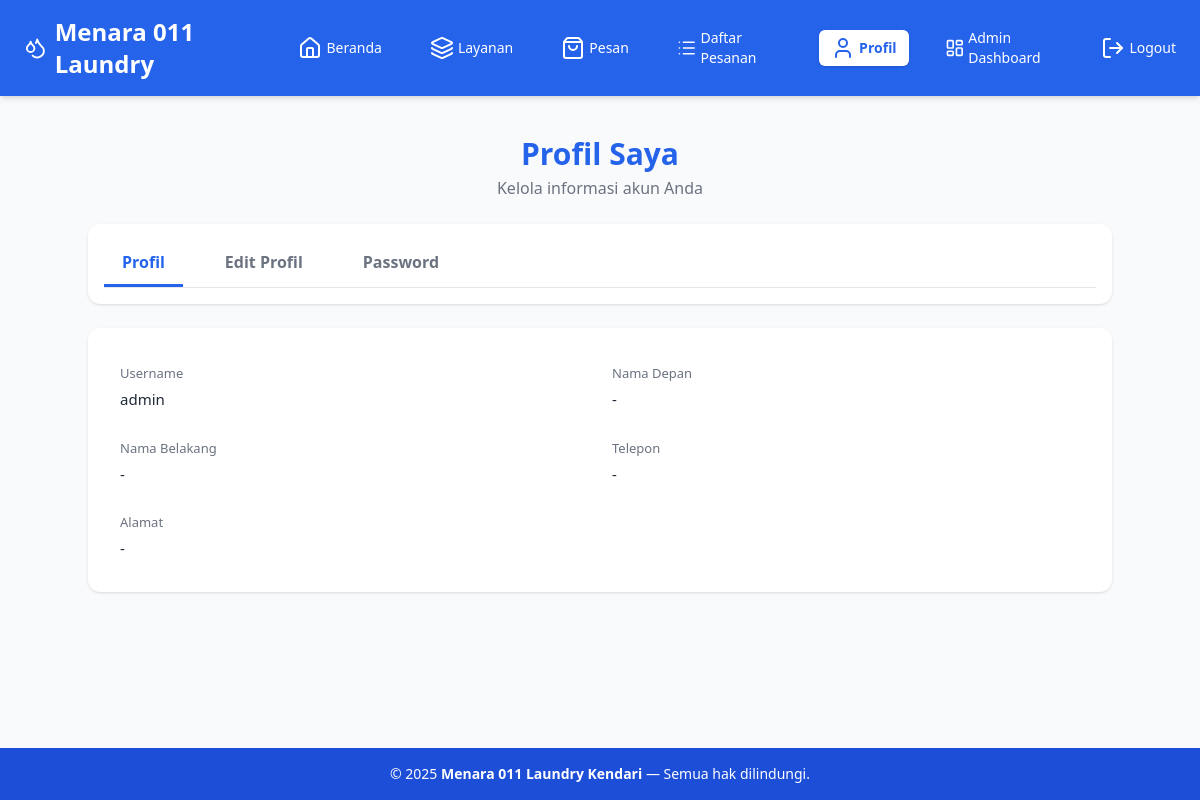
The page /accounts/profile/ (signed in) on the database as committed earlier.
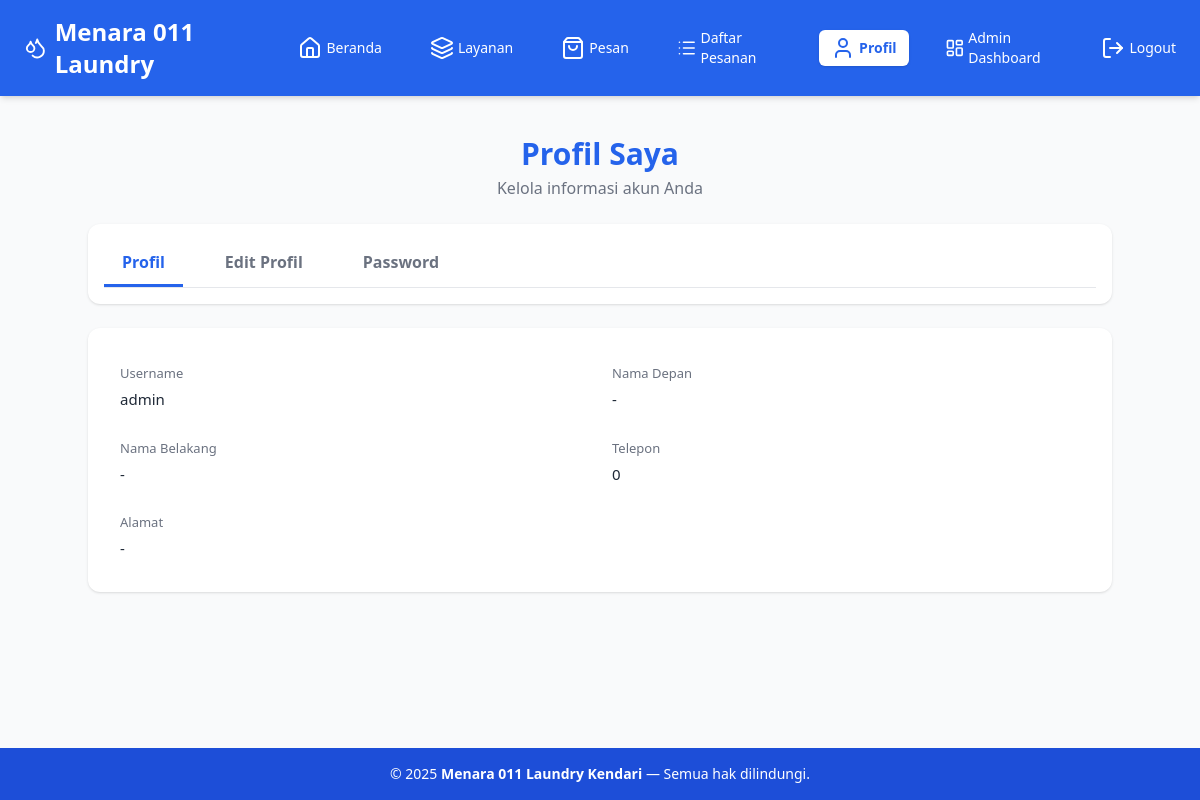
The same page on the database as committed later.
### accounts/models.py (models this page shows, shortened)
class User(AbstractUser):
    is_customer = models.BooleanField(default=True, verbose_name="Pelanggan")
    is_courier = models.BooleanField(default=False, verbose_name="Kurir")
    is_staff_member = models.BooleanField(default=False, verbose_name="Staff")
    email = models.EmailField(blank=True, null=True, verbose_name="Email")  # Email tidak wajib
    phone = models.CharField(
        max_length=15,  # Maksimal 15 digit untuk nomor HP Indonesia
        unique=True,  # Nomor HP harus unik
        validators=[
            RegexValidator(
                regex=r'^[0-9]{10,15}$',
                message='Nomor HP harus berupa angka dan minimal 10 digit'
            )
        ],
        verbose_name="Nomor WhatsApp"
    )
    address = models.TextField(blank=True, null=True, verbose_name="Alamat")
    is_verified = models.BooleanField(default=False, verbose_name="Terverifikasi")
    class Meta:
        verbose_name = "Pengguna"
        verbose_name_plural = "Pengguna"
        ordering = ['-date_joined']

### accounts/views.py (the view)
# urls.py: path('profile/', views.profile_view, name='profile'),
@login_required
def profile_view(request):
    user = request.user
    if request.method == 'POST' and 'update_profile' in request.POST:
        profile_form = ProfileForm(request.POST, instance=user)
        if profile_form.is_valid():
            profile_form.save()
            messages.success(request, "Profil berhasil diperbarui!")
            return redirect('accounts:profile')
    else:
        profile_form = ProfileForm(instance=user)
    if request.method == 'POST' and 'update_password' in request.POST:
        password_form = CustomPasswordChangeForm(user=user, data=request.POST)
        if password_form.is_valid():
            password_form.save()
            update_session_auth_hash(request, user)
            messages.success(request, "Password berhasil diganti!")
            return redirect('accounts:profile')
    else:
        password_form = PasswordChangeForm(user=user)
    context = {
        'profile_form': profile_form,
        'password_form': password_form,
    }
    return render(request, 'profile.html', context)

### templates/profile.html (shortened to what this page needs)
{% extends 'base.html' %}
{% block content %}
<div class="max-w-5xl mx-auto mt-10">
  <div class="mb-6 text-center">
    <h1 class="text-3xl font-bold text-blue-600">
      Profil Saya
    </h1>
    <p class="text-gray-500 mt-1">
      Kelola informasi akun Anda
    </p>
  </div>
  <div class="bg-white rounded-xl shadow p-4 mb-6">
    <div class="flex gap-6 border-b">
      <button class="tab-btn active" data-tab="tab-info">Profil</button>
      <button class="tab-btn" data-tab="tab-edit">Edit Profil</button>
      <button class="tab-btn" data-tab="tab-password">Password</button>
    </div>
  </div>
  <div id="tab-info" class="tab-content">
    <div class="bg-white p-8 rounded-xl shadow">
      <div class="grid grid-cols-1 md:grid-cols-2 gap-6">
        <div>
          <label class="label">Username</label>
          <p class="value">{{ request.user.username }}</p>
        </div>
        <div>
          <label class="label">Nama Depan</label>
          <p class="value">{{ request.user.first_name|default:"-" }}</p>
        </div>
        <div>
          <label class="label">Nama Belakang</label>
          <p class="value">{{ request.user.last_name|default:"-" }}</p>
        </div>
        <div>
          <label class="label">Telepon</label>
          <p class="value">{{ request.user.phone|default:"-" }}</p>
        </div>
        <div class="md:col-span-2">
          <label class="label">Alamat</label>
          <p class="value">{{ request.user.address|default:"-" }}</p>
        </div>
      </div>
    </div>
  </div>
</div>
{% endblock %}

### templates/base.html (shortened to what this page needs)
<!DOCTYPE html>
<html lang="id">
<head>
  <script src="https://cdn.tailwindcss.com"></script>
  <link rel="stylesheet" href="https://unpkg.com/leaflet/dist/leaflet.css" />
</head>
<body class="bg-gray-50 text-gray-800 flex flex-col min-h-screen">
  <header class="bg-blue-600 text-white shadow-md sticky top-0 z-40">
    <div class="max-w-7xl mx-auto flex justify-between items-center px-6 py-4">
      <a href="/" class="text-2xl font-bold flex items-center space-x-2 hover:text-blue-200 transition">
        <i data-lucide="droplets"></i>
        <span>Menara 011 Laundry</span>
      </a>
      <nav id="nav-menu" class="hidden md:flex items-center space-x-6 text-sm font-medium">
        {% if user.is_authenticated and user.is_courier %}
          <a href="{% url 'courier:courier_dashboard' %}" class="flex items-center space-x-1 px-3 py-1.5 rounded-md transition duration-200 {% if request.path == '/courier/courier_dashboard/' %}bg-white text-blue-600 font-semibold shadow{% else %}hover:bg-white hover:text-blue-600{% endif %}">
            <i data-lucide="layout-dashboard"></i> <span>Dashboard Kurir</span>
          </a>
          <a href="{% url 'accounts:profile' %}" class="flex items-center space-x-1 px-3 py-1.5 rounded-md transition duration-200 {% if request.path == '/accounts/profile/' %}bg-white text-blue-600 font-semibold shadow{% else %}hover:bg-white hover:text-blue-600{% endif %}">
            <i data-lucide="user"></i> <span>Profil</span>
          </a>
          <form method="POST" action="{% url 'accounts:logout' %}" class="inline ml-3">
            {% csrf_token %}
            <button type="submit" class="flex items-center space-x-1 hover:text-blue-200 transition duration-200">
              <i data-lucide="log-out"></i> <span>Logout</span>
            </button>
          </form>
        {% elif user.is_authenticated %}
          <a href="/" class="flex items-center space-x-1 px-3 py-1.5 rounded-md transition duration-200 {% if request.path == '/' %}bg-white text-blue-600 font-semibold shadow{% else %}hover:bg-white hover:text-blue-600{% endif %}">
            <i data-lucide="home"></i> <span>Beranda</span>
          </a>
          <a href="{% url 'services:list' %}" class="flex items-center space-x-1 px-3 py-1.5 rounded-md transition duration-200 {% if '/services' in request.path %}bg-white text-blue-600 font-semibold shadow{% else %}hover:bg-white hover:text-blue-600{% endif %}">
            <i data-lucide="layers"></i> <span>Layanan</span>
          </a>
          <a href="{% url 'orders:order' %}" class="flex items-center space-x-1 px-3 py-1.5 rounded-md transition duration-200 {% if request.path == '/order/' %}bg-white text-blue-600 font-semibold shadow{% else %}hover:bg-white hover:text-blue-600{% endif %}">
            <i data-lucide="shopping-bag"></i> <span>Pesan</span>
          </a>
          <a href="{% url 'orders:order_list' %}" class="relative flex items-center space-x-1 px-3 py-1.5 rounded-md transition duration-200 {% if request.path == '/order/list/' %}bg-white text-blue-600 font-semibold shadow{% else %}hover:bg-white hover:text-blue-600{% endif %}">
            <i data-lucide="list"></i>
            <span>Daftar Pesanan</span>
          </a>
          <a href="{% url 'accounts:profile' %}" class="flex items-center space-x-1 px-3 py-1.5 rounded-md transition duration-200 {% if request.path == '/accounts/profile/' %}bg-white text-blue-600 font-semibold shadow{% else %}hover:bg-white hover:text-blue-600{% endif %}">
            <i data-lucide="user"></i> <span>Profil</span>
          </a>
          {% if user.is_staff or user.is_superuser %}
            <a href="{% url 'accounts:admin_dashboard' %}" class="flex items-center space-x-1 px-3 py-1.5 rounded-md transition duration-200 {% if request.path == '/accounts/admin/dashboard/' %}bg-white text-blue-600 font-semibold shadow{% else %}hover:bg-white hover:text-blue-600{% endif %}">
              <i data-lucide="layout-dashboard"></i> <span>Admin Dashboard</span>
            </a>
          {% endif %}
          <form method="POST" action="{% url 'accounts:logout' %}" class="inline ml-3">
            <button type="submit" class="flex items-center space-x-1 hover:text-blue-200 transition duration-200">
              <i data-lucide="log-out"></i> <span>Logout</span>
            </button>
          </form>
        {% endif %}
      </nav>
    </div>
  </header>
  <main class="flex-grow">
    {% block content %}{% endblock %}
  </main>
  <footer class="bg-blue-700 text-white py-4 mt-10">
    <div class="max-w-7xl mx-auto text-center text-sm">
      &copy; 2025 <strong>Menara 011 Laundry Kendari</strong> — Semua hak dilindungi.
    </div>
  </footer>
</body>
</html>

### templates/profile.html (style rules this page uses)
.tab-btn { padding: 10px 18px; font-weight: 600; color: #6b7280; border-bottom: 3px solid transparent; transition: .2s; }
.tab-btn.active { color: #2563eb; border-color: #2563eb; }
.label { font-size: 13px; color: #6b7280; }
.value { font-size: 15px; font-weight: 500; margin-top: 4px; }

Rows that differ between the two databases and show on the page:
changed User "admin": user.phone "-" → "0"
